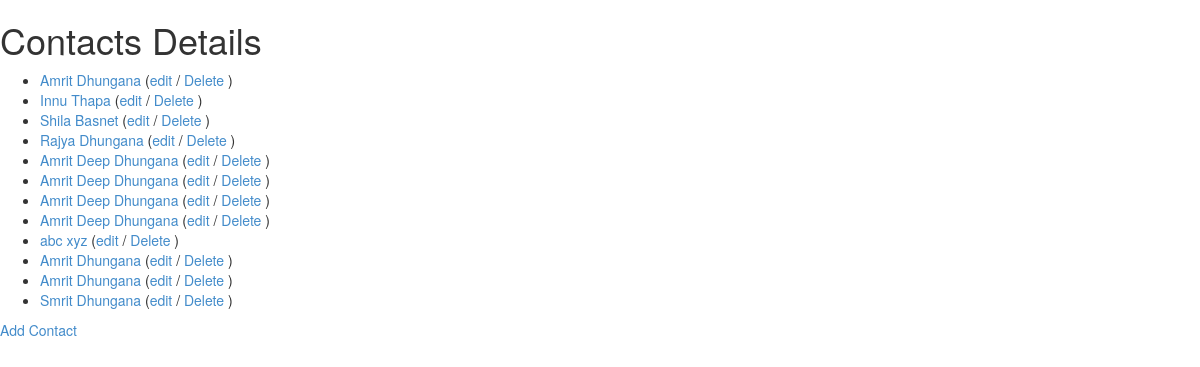
Before: / with the older database file.
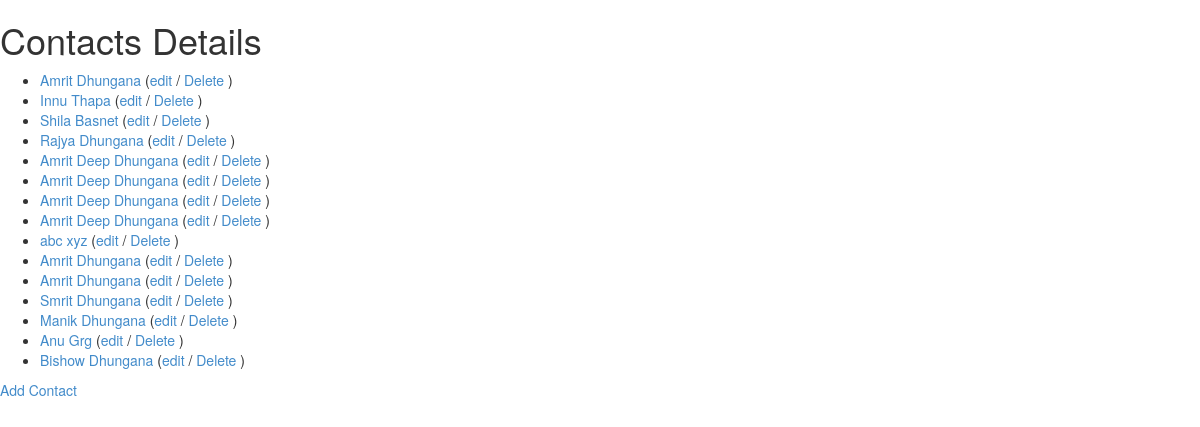
After: the same page with the newer database file.
### contacts/models.py (models this page shows)
class Contact(models.Model):
	first_name = models.CharField(max_length=255)
	last_name = models.CharField(max_length=255)
	email = models.EmailField()
	def __unicode__(self):
		return ' '.join([self.first_name, self.last_name])
	def get_absolute_url(self):
		return reverse('contacts-view', kwargs={'pk': self.id})

### contacts/views.py (the view)
# urls.py: url(r'^$', contacts.views.ListContactView.as_view(),
class ListContactView(ListView):
	model = Contact
	template_name = 'contact_list.html'

### contacts/templates/contact_list.html (shortened to what this page needs)
{% extends "base.html" %}
{% block content %}
<h1>Contacts Details</h1>
<ul>
	{% for contact in object_list %}
		<li class="contact">
			<a href="{{ contact.get_absolute_url }}">
			{{ contact }} </a>
			(<a href="{% url "contacts-edit" pk=contact.id %}">edit</a> /
			<a href="{% url "contacts-delete" pk=contact.id %}">Delete</a>
			)
		</li>
	{% endfor %}
</ul>
<a href="{% url "contacts-new" %}">Add Contact</a>
{% endblock %}

### contacts/templates/base.html (shortened to what this page needs)
{% load staticfiles %}
<html>
	<head>
		<link rel="stylesheet" type="text/css" href="{% static 'dist/css/bootstrap.min.css' %}">
	</head>
	<body>
		{% block content %}
		{% endblock %}
	</body>
</html>

Changed rows visible on the page:
added Contact: first_name+last_name "Manik Dhungana"
added Contact: first_name+last_name "Anu Grg"
added Contact: first_name+last_name "Bishow Dhungana"
